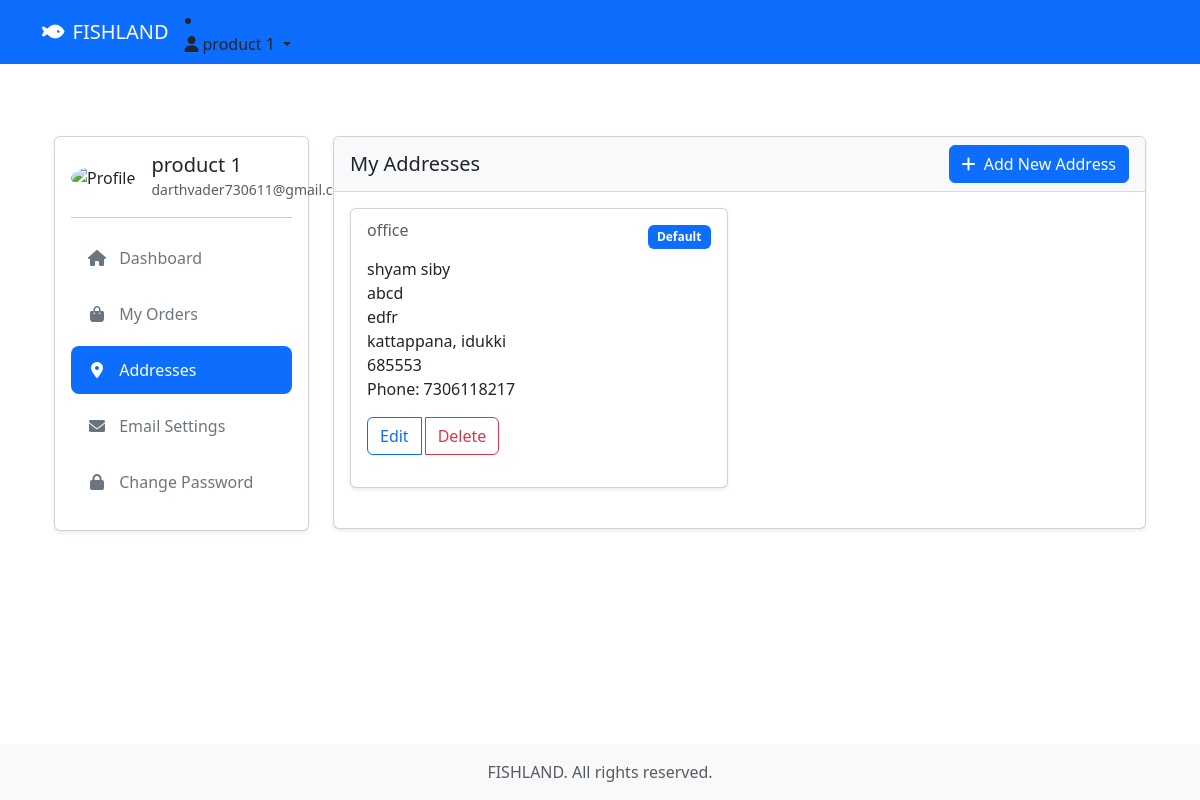
The page /buyer/addresses/ (signed in) on the database its author committed.
### accounts/models.py (models this page shows, shortened)
class User(AbstractUser):
    class Role(models.TextChoices):
        ADMIN = 'ADMIN', 'Admin'
        SELLER = 'SELLER', 'Seller'
        BUYER = 'BUYER', 'Buyer'
        DELIVERY_BOY = 'DELIVERY_BOY', 'Delivery Boy'
    email = models.EmailField(_('email address'), unique=True)
    role = models.CharField(max_length=15, choices=Role.choices, default=Role.BUYER)
    phone = PhoneNumberField(blank=True)  # Renamed from phone_number
    profile_picture = models.ImageField(upload_to=get_profile_image_path, blank=True, null=True)
    company_name = models.CharField(max_length=100, blank=True)
    address = models.TextField(blank=True)
    gst_number = models.CharField(max_length=15, blank=True)
    is_verified = models.BooleanField(default=False)
    is_deleted = models.BooleanField(default=False)
    USERNAME_FIELD = 'email'
    REQUIRED_FIELDS = ['username']

### orders/models.py (models this page shows, shortened)
class Address(models.Model):
    user = models.ForeignKey(settings.AUTH_USER_MODEL, on_delete=models.CASCADE, related_name='addresses')
    label = models.CharField(max_length=50, default='Home')  # e.g., "Home", "Office"
    name = models.CharField(max_length=100)
    phone = models.CharField(max_length=15)
    address_line1 = models.CharField(max_length=100)
    address_line2 = models.CharField(max_length=100, blank=True, null=True)  # Making it nullable
    city = models.CharField(max_length=50)
    state = models.CharField(max_length=50)
    pincode = models.CharField(max_length=6)
    is_default = models.BooleanField(default=False)
    created_at = models.DateTimeField(auto_now_add=True)
    updated_at = models.DateTimeField(auto_now=True)

### buyer/views.py (the view)
# urls.py: path('addresses/', views.address_list, name='address_list'),
@login_required
def addresses(request):
    addresses = Address.objects.filter(user=request.user)
    return render(request, 'buyer/addresses.html', {'addresses': addresses})

### templates/buyer/addresses.html (shortened to what this page needs)
{% extends 'shared/base.html' %}
{% load static %}
{% block content %}
<div class="container py-5">
    <div class="row">
        <div class="col-lg-3">
            <div class="card mb-4">
                <div class="card-body">
                    <div class="d-flex align-items-center mb-3">
                        <div class="flex-shrink-0">
                            <img src="{% static 'images/default-avatar.png' %}" alt="Profile"
                                 class="rounded-circle" style="width: 50px;">
                        </div>
                        <div class="flex-grow-1 ms-3">
                            <h5 class="mb-0">{{ user.get_full_name }}</h5>
                            <small class="text-muted">{{ user.email }}</small>
                        </div>
                    </div>
                    <hr>
                    <div class="nav flex-column nav-pills">
                        <a class="nav-link" href="{% url 'buyer:dashboard' %}">
                            <i class="fas fa-home me-2"></i> Dashboard
                        </a>
                        <a class="nav-link" href="{% url 'buyer:order_list' %}">
                            <i class="fas fa-shopping-bag me-2"></i> My Orders
                        </a>
                        <a class="nav-link active" href="{% url 'buyer:addresses' %}">
                            <i class="fas fa-map-marker-alt me-2"></i> Addresses
                        </a>
                        <a class="nav-link" href="{% url 'account_email' %}">
                            <i class="fas fa-envelope me-2"></i> Email Settings
                        </a>
                        <a class="nav-link" href="{% url 'account_change_password' %}">
                            <i class="fas fa-lock me-2"></i> Change Password
                        </a>
                    </div>
                </div>
            </div>
        </div>
        <div class="col-lg-9">
            <div class="card">
                <div class="card-header d-flex justify-content-between align-items-center">
                    <h5 class="mb-0">My Addresses</h5>
                    <a href="{% url 'buyer:add_address' %}" class="btn btn-primary">
                        <i class="fas fa-plus me-1"></i> Add New Address
                    </a>
                </div>
                <div class="card-body">
                    {% if addresses %}
                        <div class="row">
                            {% for address in addresses %}
                            <div class="col-md-6 mb-4">
                                <div class="card h-100">
                                    <div class="card-body">
                                        <div class="d-flex justify-content-between mb-2">
                                            <h6 class="card-subtitle text-muted">{{ address.label }}</h6>
                                            {% if address.is_default %}
                                                <span class="badge bg-primary">Default</span>
                                            {% endif %}
                                        </div>
                                        <p class="card-text">
                                            {{ address.name }}<br>
                                            {{ address.address_line1 }}<br>
                                            {% if address.address_line2 %}
                                                {{ address.address_line2 }}<br>
                                            {% endif %}
                                            {{ address.city }}, {{ address.state }}<br>
                                            {{ address.pincode }}<br>
                                            Phone: {{ address.phone }}
                                        </p>
                                        <div class="btn-group">
                                            <a href="{% url 'buyer:edit_address' address.pk %}"
                                               class="btn btn-outline-primary">
                                                Edit
                                            </a>
                                            <button type="button"
                                                    class="btn btn-outline-danger"
                                                    onclick="confirmDelete({{ address.pk }})">
                                                Delete
                                            </button>
                                        </div>
                                    </div>
                                </div>
                            </div>
                            {% endfor %}
                        </div>
                    {% endif %}
                </div>
            </div>
        </div>
    </div>
</div>
{% endblock %}

### templates/shared/base.html (shortened to what this page needs)
<!DOCTYPE html>
<html lang="en">
<head>
    <link href="https://cdn.jsdelivr.net/npm/bootstrap@5.3.0/dist/css/bootstrap.min.css" rel="stylesheet">
    {% load static %}
    <link href="{% static 'css/style.css' %}" rel="stylesheet">
    <link href="{% static 'css/orders.css' %}" rel="stylesheet">
    <link href="https://cdnjs.cloudflare.com/ajax/libs/font-awesome/6.0.0/css/all.min.css" rel="stylesheet">
</head>
<body>
    <nav class="navbar navbar-expand-lg navbar-dark bg-primary">
        <div class="container">
            <a class="navbar-brand" href="/">
                <i class="fas fa-fish me-2"></i>FISHLAND
            </a>
            <div class="collapse navbar-collapse" id="navbarNav">
                {% if user.is_authenticated %}
                    {% if user.role == 'ADMIN' %}
                        {% include 'admin/includes/nav.html' %}
                    {% elif user.role == 'SELLER' %}
                        {% include 'seller/includes/nav.html' %}
                    {% else %}
                        <li class="nav-item dropdown">
                            <a class="nav-link dropdown-toggle" href="#" id="userDropdown" role="button"
                               data-bs-toggle="dropdown" aria-expanded="false">
                                <i class="fas fa-user me-1"></i>{{ user.get_full_name|default:user.email }}
                            </a>
                        </li>
                    {% endif %}
                {% endif %}
            </div>
        </div>
    </nav>
    <main class="py-4">
        <div class="container">
            <div class="main-content">
                {% block content %}{% endblock %}
            </div>
        </div>
    </main>
    <footer class="footer bg-light mt-auto py-3">
        <div class="container text-center">
            <span class="text-muted"> FISHLAND. All rights reserved.</span>
        </div>
    </footer>
</body>
</html>

### static/css/style.css (style rules this page uses)
body { min-height: 100vh; display: flex; flex-direction: column; }
main { flex: 1; }
.navbar-brand i { color: #fff; }
.card { box-shadow: 0 0.125rem 0.25rem rgba(0, 0, 0, 0.075); margin-bottom: 1rem; }
.card-header { background-color: #f8f9fa; border-bottom: 1px solid rgba(0, 0, 0, 0.125); }
.badge { padding: 0.5em 0.75em; }
.btn-group { gap: 0.25rem; }

### static/css/orders.css (style rules this page uses)
.nav-pills .nav-link { color: #6c757d; border-radius: 0.5rem; padding: 0.75rem 1rem; margin-bottom: 0.5rem; }
.nav-pills .nav-link.active { background-color: #0d6efd; color: #fff; }
.nav-pills .nav-link i { width: 1.25rem; text-align: center; }

### rows shown on the page
User: get_full_name "product 1", email "darthvader730611@gmail.com"
Address: label "office", is_default "Default", name "shyam siby", address_line1 "abcd", address_line2 "edfr", city "kattappana", state "idukki", pincode "685553", phone "7306118217"
